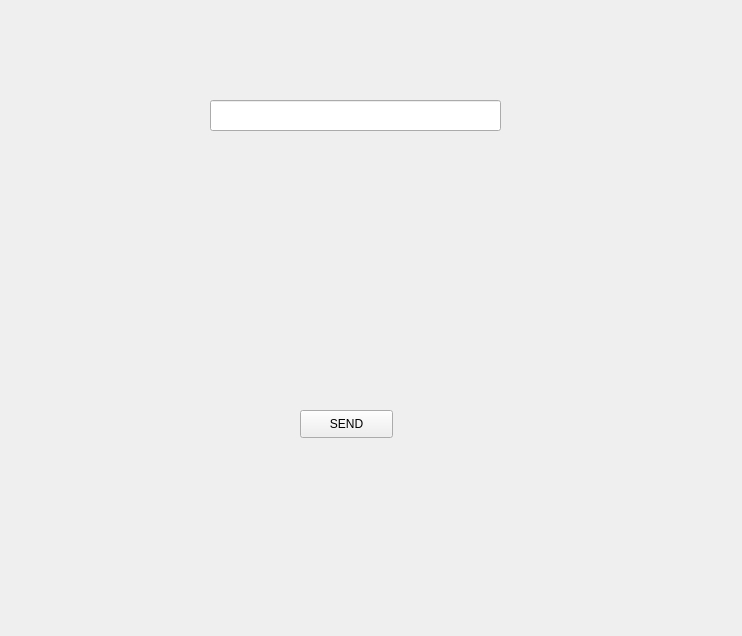
<?xml version="1.0" encoding="UTF-8"?>
<ui version="4.0">
 <class>EcGradIIClass</class>
 <widget class="QWidget" name="EcGradIIClass">
  <property name="geometry">
   <rect>
    <x>0</x>
    <y>0</y>
    <width>742</width>
    <height>636</height>
   </rect>
  </property>
  <property name="windowTitle">
   <string>EcGradIIClass</string>
  </property>
  <widget class="QPushButton" name="button">
   <property name="geometry">
    <rect>
     <x>300</x>
     <y>410</y>
     <width>93</width>
     <height>28</height>
    </rect>
   </property>
   <property name="text">
    <string>SEND</string>
   </property>
  </widget>
  <widget class="QLineEdit" name="send_mess">
   <property name="geometry">
    <rect>
     <x>210</x>
     <y>100</y>
     <width>291</width>
     <height>31</height>
    </rect>
   </property>
  </widget>
  <widget class="QLabel" name="receive_mess">
   <property name="geometry">
    <rect>
     <x>190</x>
     <y>180</y>
     <width>311</width>
     <height>191</height>
    </rect>
   </property>
   <property name="text">
    <string/>
   </property>
  </widget>
 </widget>
 <layoutdefault spacing="6" margin="11"/>
 <resources/>
 <connections/>
</ui>
